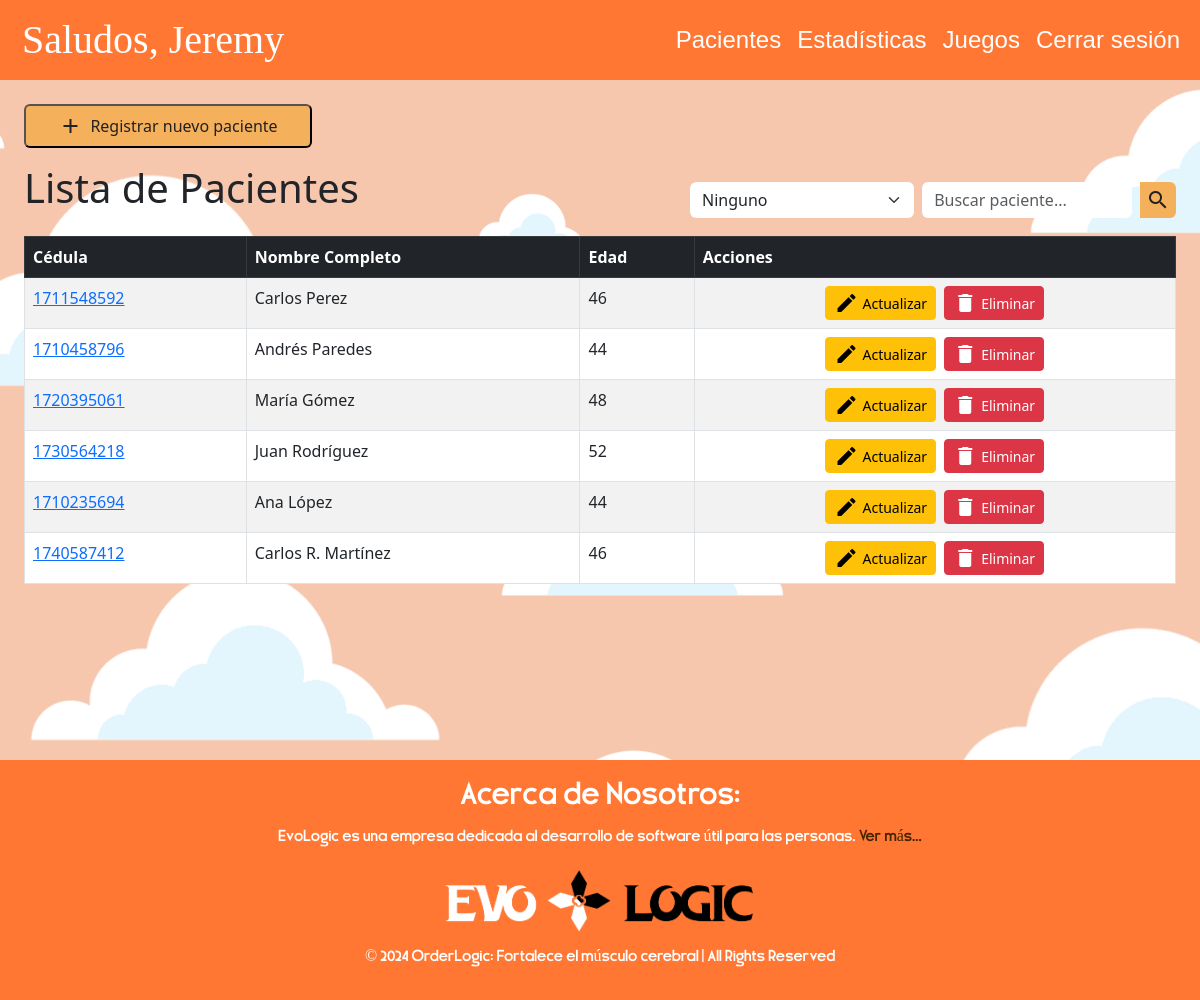
/pages/paciente.php (signed in), run on the app's committed database.
### tables this page shows
CREATE TABLE `paciente` (
  `id` int(11) NOT NULL,
  `cedula` varchar(10) NOT NULL,
  `nombre` varchar(50) NOT NULL,
  `apellido` varchar(50) NOT NULL,
  `fechaNacimiento` date NOT NULL,
  `terapeutaId` int(11) NOT NULL
);

### pages/paciente.php (the view, shortened to what this page needs)
<?php
require __DIR__ . '/../config.php';
function calcularEdad($fechaNacimiento)
{
    $fecha = new DateTime($fechaNacimiento);
    $hoy = new DateTime();
    $edad = $hoy->diff($fecha);
    return $edad->y;
}
$sql = "SELECT id, cedula, CONCAT(nombre, ' ', apellido) AS nombre_completo, fechaNacimiento
        FROM paciente
        WHERE terapeutaId = :terapeutaId";
$stmt = $pdo->prepare($sql);
$stmt->bindParam(':terapeutaId', $_SESSION['idUsuario'], PDO::PARAM_INT);
$stmt->execute();
$pacientes = $stmt->fetchAll(PDO::FETCH_ASSOC);
?>
<!DOCTYPE html>
<html lang="en">
<head>
    <link rel="stylesheet" href="https://cdn.jsdelivr.net/npm/bootstrap@5.3.0/dist/css/bootstrap.min.css">
    <link rel="stylesheet" href="../css/paciente.css">
    <link rel="stylesheet" href="../css/framework.css">
</head>
<?php include __DIR__ . '/../components/menu.php'; ?>
<body class="background-image margin-0">
    <div class="p-4" style="min-height: 85vh; width: 100%;">
        <div class="d-flex align-items-center mb-3">
            <button id="new_patient_btn"
                class="boton back-color-cuaternary color-tertiary d-flex px-4 py-2 rounded align-items-center justify-content-center w-25">
                <span class="material-icons">add</span>
                <span class="ms-2">Registrar nuevo paciente</span>
            </button>
        </div>
        <div class="d-flex justify-content-between align-items-center">
            <h1 class="text-left mb-4">Lista de Pacientes</h1>
            <div class="d-flex rounded overflow-hidden gap-2 w-30">
                <select id="search_type" class="form-select border-0">
                    <option value="none">Ninguno</option>
                </select>
                <input type="text" id="search_input" class="form-control border-0" placeholder="Buscar paciente...">
                <button id="search_btn"
                    class="boton back-color-cuaternary color-tertiary border-0 d-flex align-items-center justify-content-center">
                    <span class="material-icons">search</span>
                </button>
            </div>
        </div>
        <div>
            <table class="table table-striped table-bordered">
                <thead class="table-dark">
                    <tr>
                        <th>Cédula</th>
                        <th>Nombre Completo</th>
                        <th>Edad</th>
                        <th>Acciones</th>
                    </tr>
                </thead>
                <tbody>
                    <?php
                    if (!empty($pacientes)) {
                        foreach ($pacientes as $paciente) {
                            echo "<tr>";
                            echo "<td><a href='../pages/tableroJuegos.php?cedula=" . $paciente["cedula"] . "&nombre_completo=" . urlencode($paciente["nombre_completo"]) . "&edad=" . calcularEdad($paciente['fechaNacimiento']) . "'>" . $paciente["cedula"] . "</a></td>";
                            echo "<td>" . $paciente["nombre_completo"] . "</td>";
                            echo "<td>" . calcularEdad($paciente['fechaNacimiento']) . "</td>";
                            echo "<td class='text-center'>
                                    <div class='d-flex gap-2 justify-content-center'>
                                        <button class='btn btn-warning btn-sm update_patient_btn d-inline-flex align-items-center gap-1' data-cedula='" . $paciente["cedula"] . "'>
                                            <span class='material-icons'>edit</span> <span>Actualizar</span>
                                        </button>
                                        <button class='btn btn-danger btn-sm delete_patient_btn d-inline-flex align-items-center gap-1' data-cedula='" . $paciente["cedula"] . "'>
                                            <span class='material-icons'>delete</span> <span>Eliminar</span>
                                        </button>
                                    </div>
                                </td>";
                            echo "</tr>";
                        }
                    } else {
                        echo "<tr><td colspan='6' class='text-center'>0 resultados</td></tr>";
                    }
                    ?>
                </tbody>
            </table>
        </div>
    </div>
    <?php include __DIR__ . '/../components/footer.php'; ?>
</body>
</html>

### components/menu.php (shortened to what this page needs)
<?php
$user_name = isset($_SESSION['user_nombre']) ? $_SESSION['user_nombre'] : "Terapeuta";
?>
<head>
    <link rel="stylesheet" href="https://cdn.jsdelivr.net/npm/bootstrap@5.3.0/dist/css/bootstrap.min.css">
    <link rel="stylesheet" href="../css/menu.css">
</head>
<header style="height: 10vh; width:100%;">
    <nav class="navbar navbar-expand-lg navbar-light back-color-secondary w-100 h-100 font-berlin">
        <div class="container-fluid">
            <span class="navbar-text text-white fs-1 w-85" style="margin-left: 10px;">
                Saludos, <?php echo htmlspecialchars($user_name); ?>
            </span>
            <div class="collapse navbar-collapse justify-content-end font-impact" id="navbarNav">
                <ul class="navbar-nav w-15">
                    <li class="nav-item d-flex align-items-center flex-grow-1">
                        <a class="nav-link color-primary fs-4" href="../pages/paciente.php">Pacientes</a>
                    </li>
                    <li class="nav-item d-flex align-items-center flex-grow-1">
                        <a class="nav-link color-primary fs-4" href="../pages/estadisticasPaciente.php">Estadísticas</a>
                    </li>
                    <li class="nav-item d-flex align-items-center flex-grow-1">
                        <a class="nav-link color-primary fs-4" href="../pages/tableroJuegos.php">Juegos</a>
                    </li>
                    <li class="nav-item d-flex align-items-center flex-grow-1">
                        <a class="nav-link color-primary fs-4" href="../controllers/userAuth.php?action=logout">Cerrar
                            sesión</a>
                    </li>
                </ul>
            </div>
        </div>
    </nav>
</header>

### components/footer.php (shortened to what this page needs)
<head>
    <link rel="stylesheet" href="https://cdn.jsdelivr.net/npm/bootstrap@5.3.0/dist/css/bootstrap.min.css">
    <link rel="stylesheet" href="../css/framework.css">
    <link rel="stylesheet" href="../css/footer.css">
</head>
<footer class="footer back-color-secondary color-primary font-woliu w-100">
    <div class="footer-contenido">
        <div class="footer-acercade">
            <h2>Acerca de Nosotros:</h2>
            <p class="footer-enlaces">EvoLogic es una empresa dedicada al desarrollo de software útil para las
                personas. <a href="acercaDe.php">Ver más...</a></p>
        </div>
        <div class="footer-imagen">
            <img src="../img/Logo-EvoLogic-TASE-SinFondo.png" alt="">
        </div>
    </div>
    <div class="footer-fondo">
        &copy; 2024 OrderLogic: Fortalece el músculo cerebral | All Rights Reserved
    </div>
</footer>

### css/paciente.css (style rules this page uses)
header { width: 100%; }
body { margin: 0 auto; display: flex; flex-direction: column; justify-content: center; align-items: center; width: 100%; height: 100%; }

### css/framework.css (style rules this page uses)
.back-color-secondary { background-color: hsl(20, 100%, 60%); }
.back-color-cuaternary { background-color: hsl(33, 88%, 66%); }
.color-primary { color: hsl(0, 0%, 100%); }
.color-tertiary { color: hsl(0, 0%, 13%); }
.margin-0 { margin: 0; }
.font-berlin { font-family: "Berlin Sans FB"; }
.font-impact { font-family: Impact, Haettenschweiler, 'Arial Narrow Bold', sans-serif; }
.font-woliu { font-family: 'Woliu Maners'; }
.d-flex { display: flex; }
.justify-content-center { justify-content: center; }
.background-image { background-image: url('../img/Fondo nubes.png'); background-size: cover; background-position: center; background-attachment: fixed; }

### css/menu.css (style rules this page uses)
.nav-link { transition: color 0.3s ease-in-out; }

### css/footer.css (style rules this page uses)
.footer-imagen { display: flex; height: 70px; object-fit: contain; }
.footer-imagen img { width: 100%; height: 100%; object-fit: contain; }
.footer { padding: 20px; text-align: center; }
.footer-enlaces a { text-decoration: none; color: #442400; }
.footer-fondo { margin: 10px 0px; }

### data on the page
paciente: cedula "1711548592", nombre_completo "Carlos Perez", fechaNacimiento "46"
paciente: cedula "1710458796", nombre_completo "Andrés Paredes", fechaNacimiento "44"
paciente: cedula "1720395061", nombre_completo "María Gómez", fechaNacimiento "48"
paciente: cedula "1730564218", nombre_completo "Juan Rodríguez", fechaNacimiento "52"
paciente: cedula "1710235694", nombre_completo "Ana López", fechaNacimiento "44"
paciente: cedula "1740587412", nombre_completo "Carlos R. Martínez", fechaNacimiento "46"

### other printed values
$user_name "Jeremy"
